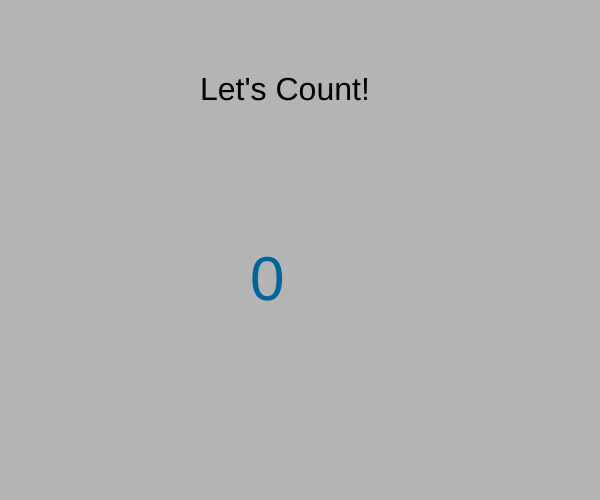
Frame 1 (no input)
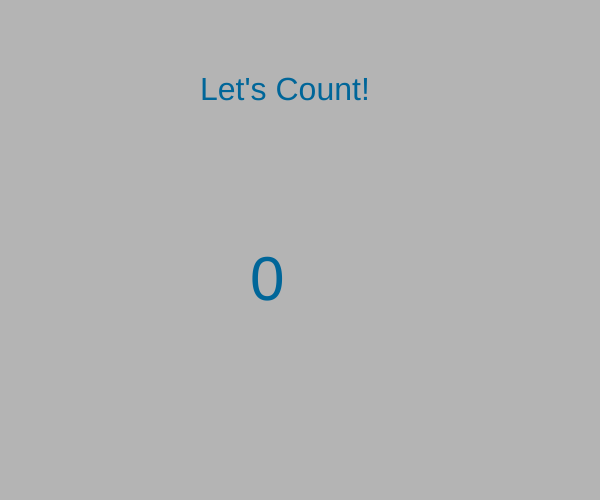
Frame 60 (no input)
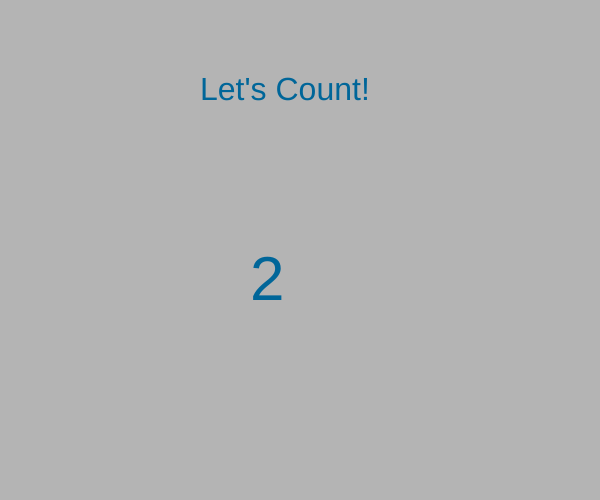
Frame 120 (the mouse pressed at the canvas centre since frame 60)

The p5.js sketch that drew these frames (run headless with seeded random() and noise() and a simulated clock; from frame 60 on, the mouse is pressed at the canvas centre):

// p5.js sketch
// ── sketch.js
var number = 0
var x
var i = 1


function setup() {
  createCanvas(600,500)
  
  x = i + 1 
}

function draw() {
  background(180)
  textSize(32)
  text("Let's Count!", 200, 100)
  fill(0, 102, 153)
  
  textSize(62)
  text(number, 250, 300)
  
  //inp = createInput('number')
  
}

function mousePressed() {
  number = x ++
 
 //inp.value("number");
}

//function changeNumber() {
  //number = "0"
//}
